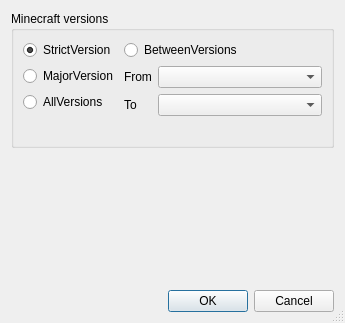
<?xml version="1.0" encoding="UTF-8"?>
<ui version="4.0">
 <class>FilterModsDialog</class>
 <widget class="QDialog" name="FilterModsDialog">
  <property name="windowModality">
   <enum>Qt::ApplicationModal</enum>
  </property>
  <property name="geometry">
   <rect>
    <x>0</x>
    <y>0</y>
    <width>345</width>
    <height>323</height>
   </rect>
  </property>
  <property name="windowTitle">
   <string>Copy Instance</string>
  </property>
  <property name="windowIcon">
   <iconset>
    <normaloff>:/icons/toolbar/copy</normaloff>:/icons/toolbar/copy</iconset>
  </property>
  <property name="sizeGripEnabled">
   <bool>true</bool>
  </property>
  <property name="modal">
   <bool>true</bool>
  </property>
  <layout class="QVBoxLayout" name="verticalLayout">
   <item>
    <widget class="QGroupBox" name="groupBox">
     <property name="sizePolicy">
      <sizepolicy hsizetype="MinimumExpanding" vsizetype="MinimumExpanding">
       <horstretch>0</horstretch>
       <verstretch>0</verstretch>
      </sizepolicy>
     </property>
     <property name="title">
      <string>Minecraft versions</string>
     </property>
     <property name="flat">
      <bool>false</bool>
     </property>
     <property name="checkable">
      <bool>false</bool>
     </property>
     <layout class="QVBoxLayout" name="verticalLayout_4">
      <item>
       <layout class="QFormLayout" name="formLayout_2">
        <property name="sizeConstraint">
         <enum>QLayout::SetDefaultConstraint</enum>
        </property>
        <item row="0" column="0">
         <layout class="QVBoxLayout" name="verticalLayout_2">
          <item>
           <widget class="QRadioButton" name="strictVersionButton">
            <property name="text">
             <string>StrictVersion</string>
            </property>
            <property name="checked">
             <bool>true</bool>
            </property>
           </widget>
          </item>
          <item>
           <widget class="QRadioButton" name="majorVersionButton">
            <property name="text">
             <string>MajorVersion</string>
            </property>
           </widget>
          </item>
          <item>
           <widget class="QRadioButton" name="allVersionsButton">
            <property name="text">
             <string>AllVersions</string>
            </property>
           </widget>
          </item>
         </layout>
        </item>
        <item row="0" column="1">
         <layout class="QVBoxLayout" name="verticalLayout_3">
          <item>
           <layout class="QFormLayout" name="formLayout">
            <item row="0" column="0" colspan="2">
             <widget class="QRadioButton" name="betweenVersionsButton">
              <property name="text">
               <string>BetweenVersions</string>
              </property>
             </widget>
            </item>
            <item row="1" column="0">
             <widget class="QLabel" name="fromLabel">
              <property name="text">
               <string>From</string>
              </property>
             </widget>
            </item>
            <item row="1" column="1">
             <widget class="QComboBox" name="lowerVersionComboBox"/>
            </item>
            <item row="2" column="0">
             <widget class="QLabel" name="toLabel">
              <property name="text">
               <string>To</string>
              </property>
             </widget>
            </item>
            <item row="2" column="1">
             <widget class="QComboBox" name="upperVersionComboBox"/>
            </item>
           </layout>
          </item>
         </layout>
        </item>
       </layout>
      </item>
     </layout>
    </widget>
   </item>
   <item>
    <spacer name="verticalSpacer">
     <property name="orientation">
      <enum>Qt::Vertical</enum>
     </property>
     <property name="sizeHint" stdset="0">
      <size>
       <width>20</width>
       <height>40</height>
      </size>
     </property>
    </spacer>
   </item>
   <item>
    <widget class="QDialogButtonBox" name="buttonBox">
     <property name="orientation">
      <enum>Qt::Horizontal</enum>
     </property>
     <property name="standardButtons">
      <set>QDialogButtonBox::Cancel|QDialogButtonBox::Ok</set>
     </property>
    </widget>
   </item>
  </layout>
 </widget>
 <resources/>
 <connections>
  <connection>
   <sender>buttonBox</sender>
   <signal>accepted()</signal>
   <receiver>FilterModsDialog</receiver>
   <slot>accept()</slot>
   <hints>
    <hint type="sourcelabel">
     <x>248</x>
     <y>254</y>
    </hint>
    <hint type="destinationlabel">
     <x>157</x>
     <y>274</y>
    </hint>
   </hints>
  </connection>
  <connection>
   <sender>buttonBox</sender>
   <signal>rejected()</signal>
   <receiver>FilterModsDialog</receiver>
   <slot>reject()</slot>
   <hints>
    <hint type="sourcelabel">
     <x>316</x>
     <y>260</y>
    </hint>
    <hint type="destinationlabel">
     <x>286</x>
     <y>274</y>
    </hint>
   </hints>
  </connection>
 </connections>
</ui>
